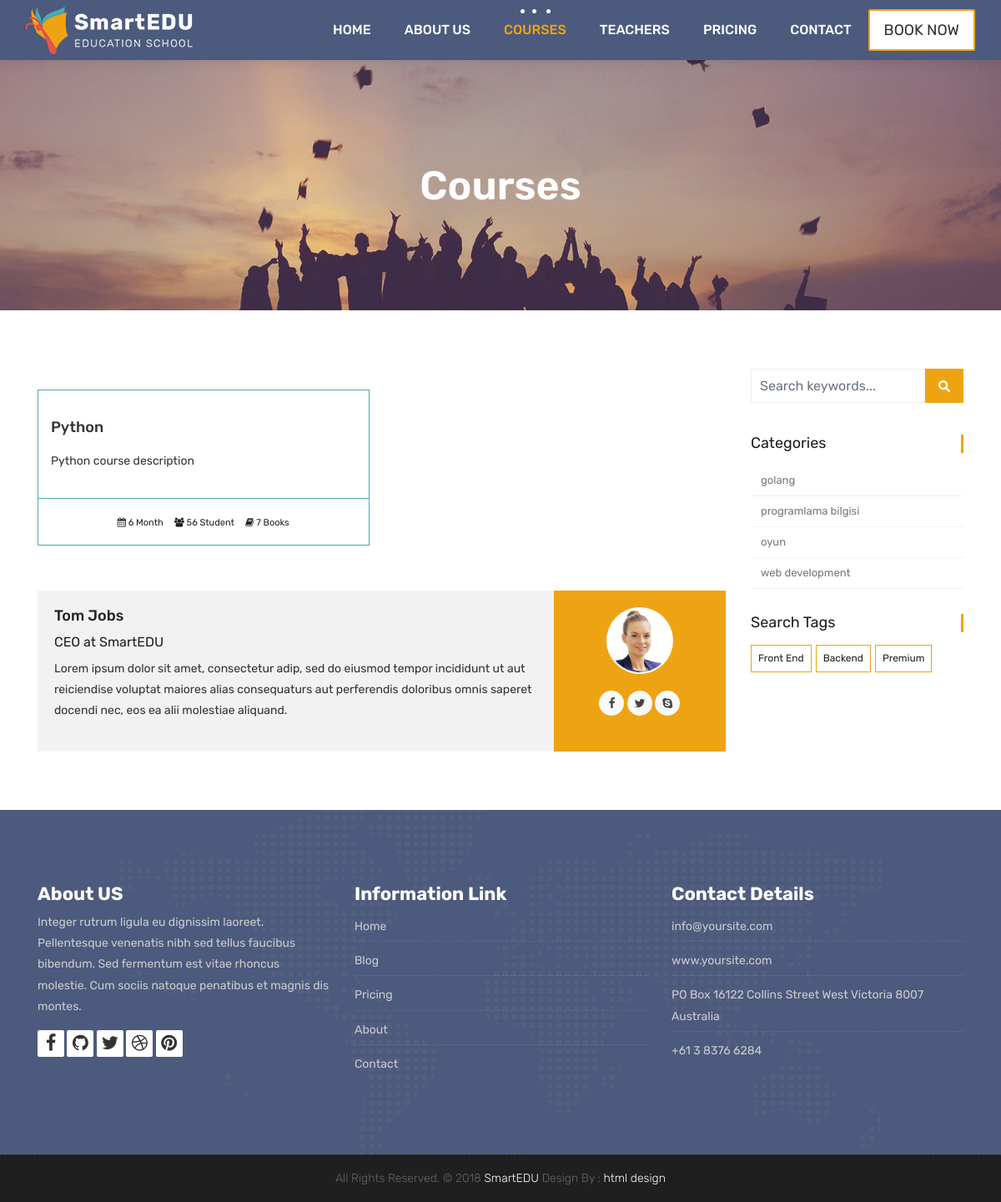
Screenshot of /courses/categories/programlama-bilgisi with the database file from the repository.
### courses/models.py (models this page shows, shortened)
class Course(models.Model):
    name = models.CharField(max_length=200, unique=True)
    category = models.ForeignKey(Category, null=True, on_delete=models.DO_NOTHING)
    tags = models.ManyToManyField(Tag, blank=True, null= True)
    description = models.TextField(blank=True, null=True)
    image = models.ImageField(upload_to="courses/%Y/%m/%d/", default="courses/default_course_image.jpg")
    date = models.DateTimeField(auto_now=True)
    available = models.BooleanField(default=True)

class Category(models.Model):
    name = models.CharField(max_length=50, null=True)
    slug = models.SlugField(max_length=50, unique=True, null=True)

class Tag(models.Model):
    name = models.CharField(max_length=50, null=True)
    slug = models.SlugField(max_length=50, unique=True, null=True)

### courses/views.py (the view)
# urls.py: path('categories/<slug:category_slug>', views.category_list, name="courses_by_category"),
def category_list(request, category_slug):
    courses = Course.objects.all().filter(category__slug=category_slug)
    categories = Category.objects.all()
    tags = Tag.objects.all()
    context = {
        'courses': courses,
        'categories': categories,
        'tags': tags,
    }
    return render(request, 'courses.html', context)

### templates/courses.html (shortened to what this page needs)
{% extends 'partials/_base.html' %}
{% load static %}
{% block content %}
	<div class="all-title-box">
		<div class="container text-center">
			<h1>Courses</span></h1>
		</div>
	</div>
    <div id="overviews" class="section wb">
        <div class="container">
            <div class="row">
                <div class="col-lg-9 blog-post-single">
                    <div class="row">
						{% for course in courses %}
                        <div class="col-lg-6 col-md-6 col-12 mb-4">
                            <div class="course-item">
                                <div class="image-blog">
                                </div>
                                <div class="course-br">
                                    <div class="course-title">
                                        <h2><a href="{% url 'course_detail' course.category.slug course.id %}" title="">{{course.name}}</a></h2>
                                    </div>
                                    <div class="course-desc">
                                        <p>{{course.description | truncatechars:140}}</p>
                                    </div>
                                </div>
                                <div class="course-meta-bot">
                                    <ul>
                                        <li><i class="fa fa-calendar" aria-hidden="true"></i> 6 Month</li>
                                        <li><i class="fa fa-users" aria-hidden="true"></i> 56 Student</li>
                                        <li><i class="fa fa-book" aria-hidden="true"></i> 7 Books</li>
                                    </ul>
                                </div>
                            </div>
                        </div>
						{% endfor %}
                    </div>
					<div class="blog-author">
						<div class="author-bio">
							<h3 class="author_name"><a href="#">Tom Jobs</a></h3>
							<h5>CEO at <a href="#">SmartEDU</a></h5>
							<p class="author_det">
								Lorem ipsum dolor sit amet, consectetur adip, sed do eiusmod tempor incididunt  ut aut reiciendise voluptat maiores alias consequaturs aut perferendis doloribus omnis saperet docendi nec, eos ea alii molestiae aliquand.
							</p>
						</div>
						<div class="author-desc">
							<img src="images/author.jpg" alt="about author">
							<ul class="author-social">
								<li><a href="#"><i class="fa fa-facebook"></i></a></li>
								<li><a href="#"><i class="fa fa-twitter"></i></a></li>
								<li><a href="#"><i class="fa fa-skype"></i></a></li>
							</ul>
						</div>
					</div>
                </div>
				<div class="col-lg-3 col-12 right-single">
					<div class="widget-search">
						<div class="site-search-area">
							<form method="get" id="site-searchform" action="#">
								<div>
									<input class="input-text form-control" name="search-k" id="search-k" placeholder="Search keywords..." type="text">
									<input id="searchsubmit" value="Search" type="submit">
								</div>
							</form>
						</div>
					</div>
					<div class="widget-categories">
						<h3 class="widget-title">Categories</h3>
						<ul>
							{% for category in categories %}
							<li><a href="{% url 'courses_by_category' category.slug %}">{{ category.name }}</a></li>
							{% endfor %}
						</ul>
					</div>
					<div class="widget-tags">
						<h3 class="widget-title">Search Tags</h3>
						<ul class="tags">
							{% for tag in tags %}
							<li><a href="{% url 'courses_by_tag' tag.slug %}">{% if tag.slug in request.path %} <b>{{ tag.name }}</b> {% else %} {{ tag.name }} {% endif %} </a></li>
							{% endfor %}
						</ul>
					</div>
				</div>
            </div>
        </div>
    </div>
	{% endblock %}

### rows the page displays
Course: name "Python", description "Python course description"
Category: name "golang"
Category: name "programlama bilgisi"
Category: name "oyun"
Category: name "web development"
Tag: name "Front End"
Tag: name "Backend"
Tag: name "Premium"
